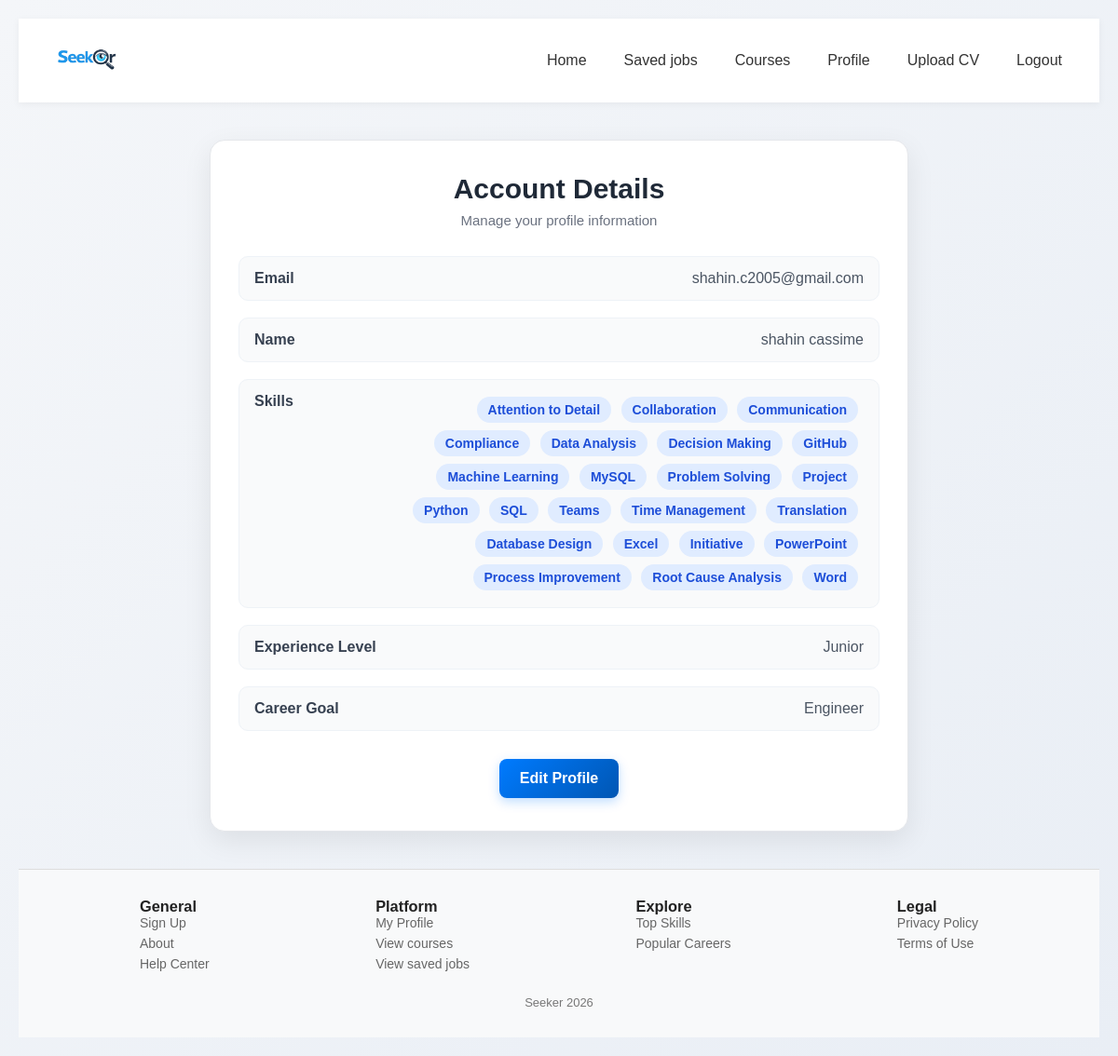
The page /account-page (signed in) on the database its author committed.
### app.py (models this page shows)
class User(db.Model): #user table
    __tablename__="user"
    id = db.Column(db.Integer, primary_key=True)
    email = db.Column(db.String(120), unique=True, nullable=False)
    password = db.Column(db.String(200), nullable=False)
    name = db.Column(db.String(100))
    experience_level=db.Column(db.String(100))
    career_goal= db.Column(db.String(100))
    skills = db.relationship("UserSkill",back_populates="user",cascade="all, delete-orphan")

class UserSkill(db.Model):  #user skill table
    __tablename__="user_skill"
    id = db.Column(db.Integer, primary_key=True)
    user_id=db.Column(db.Integer,db.ForeignKey("user.id"), nullable=False)
    skill_id = db.Column(db.Integer, db.ForeignKey("skill.id"), nullable=False)
    user = db.relationship("User", back_populates="skills")
    skill = db.relationship("Skill", back_populates="users")
    __table_args__ = (
        db.UniqueConstraint("user_id", "skill_id", name="unique_user_skill"),
    )

class Skill(db.Model):   #skill table
    __tablename__="skill"
    id = db.Column(db.Integer, primary_key=True)
    name = db.Column(db.String(120), unique=True, nullable=False)
    users = db.relationship("UserSkill",back_populates="skill",cascade="all, delete-orphan")

### app.py (the view)
@app.route('/account-page', methods=['GET'])
def account_page():
    if 'user' not in session:
        flash('Please login first', 'error')
        return redirect(url_for('login_page'))
    user = User.query.filter_by(email=session['user']).first()
    if not user:
        flash('User not found', 'error')
        return redirect(url_for('login_page'))
    return render_template('account_page.html', user=user)

### templates/account_page.html (shortened to what this page needs)
<!DOCTYPE html>
<html lang="en">
<head>
  <link rel="stylesheet" href="{{ url_for('static', filename='account_page.css') }}">
</head>
<body>
  {% include 'navbar.html' %}
  <div class="account-page">
    <div class="account-card">
      <h1>Account Details</h1>
      <p class="subtitle">Manage your profile information</p>
      <div class="account-info">
        <div class="info-row">
          <span class="label">Email</span>
          <span class="value">{{ user.email }}</span>
        </div>
        <div class="info-row">
          <span class="label">Name</span>
          <span class="value">{{ user.name }}</span>
        </div>
        <div class="info-row">
          <span class="label">Skills</span>
          <span class="value">
            {% for us in user.skills %}
              <span class="skill-badge">{{ us.skill.name }}</span>
            {% endfor %}
          </span>
        </div>
        <div class="info-row">
          <span class="label">Experience Level</span>
          <span class="value">{{ user.experience_level }}</span>
        </div>
        <div class="info-row">
          <span class="label">Career Goal</span>
          <span class="value">{{ user.career_goal }}</span>
        </div>
      </div>
      <div class="account-actions">
        <a href="{{ url_for('edit_account') }}" class="btn">Edit Profile</a>
      </div>
    </div>
  </div>
  {%include 'footer.html'%}
</body>
</html>

### templates/navbar.html
<nav class="navbar">
<link rel="stylesheet" href="{{ url_for('static', filename='navbar.css') }}">
<div class="nav-brand">
  <a href="{{ url_for('home_page') }}">
      <img src="{{ url_for('static', filename='logo.png') }}" alt="Seeker Logo" class="logo">
  </a>
</div>
    <ul class="nav-links">
      <li><a href="{{ url_for('home_page') }}" class="{% if request.endpoint == 'home_page' %}active{% endif %}">Home</a></li>
      {%if session.get('user')%}
      <li><a href="{{ url_for('saved_jobs') }}" class="{% if request.endpoint == 'saved_jobs' %}active{% endif %}">Saved jobs</a></li>
      {%endif%}
      <li><a href="{{ url_for('courses_page') }}" class="{% if request.endpoint == 'coureses' %}active{% endif %}">Courses</a></li>
      <li><a href="{{ url_for('account_page') }}" class="{% if request.endpoint == 'account' %}active{% endif %}">Profile</a></li>
      <li><a href="{{ url_for('upload_cv')}}" class ="{% if request.endpoint == 'upload_cv' %} active {% endif %}">Upload CV </a></li>
      {%if session.get('user')%}
      <li><a href="{{url_for('logout')}}"> Logout</a></li>
      {%else%}
      <li><a href="{{ url_for('login_page') }}" class="{% if request.endpoint == 'login_page' %}active{% endif %}">Login</a></li>
      {%endif%}
    </ul>
  </nav>

### templates/footer.html (shortened to what this page needs)
<head>
    <link rel="stylesheet" href="{{ url_for('static', filename='footer.css') }}">
</head>
<footer class="footer">
    <div class="footer-container">
    <div class="footer-column">
        <h3>General</h3>
        <a href="{{ url_for('signup_page') }}">Sign Up</a>
        <a href="{{ url_for('about_us') }}">About</a>
        <a href="{{ url_for('contact_us') }}">Help Center</a>
      </div>
      <div class="footer-column">
        <h3>Platform</h3>
        <ul>
            <a href="{{ url_for('account_page') }}">My Profile</a>
            <a href="{{ url_for('courses_page') }}">View courses</a>
            <a href="{{ url_for('saved_jobs') }}">View saved jobs</a>
        </ul>
      </div>
      <div class="footer-column">
        <h3>Explore</h3>
        <ul>
          <a>Top Skills</a>
          <a>Popular Careers</a>
        </ul>
      </div>
      <div class="footer-column">
        <h3>Legal</h3>
        <ul>
          <a>Privacy Policy</a>
          <a>Terms of Use</a>
        </ul>
      </div>
    </div>
    <div class="footer-bottom">
      <p>Seeker 2026</p>
    </div>
  </footer>

### static/account_page.css (style rules this page uses)
* { margin: 0; padding: 0; box-sizing: border-box; font-family: Arial, Helvetica, sans-serif; }
body { background: linear-gradient(135deg, #f4f6f9, #e9eef5); min-height: 100vh; padding: 20px; color: #222; }
.account-page { display: flex; justify-content: center; align-items: flex-start; margin-top: 40px; }
.account-card { width: 100%; max-width: 750px; background: #fff; border-radius: 16px; padding: 35px 30px; box-shadow: 0 10px 30px rgba(0, 0, 0, 0.08); border: 1px solid #e5e7eb; }
.account-card h1 { text-align: center; font-size: 30px; margin-bottom: 8px; color: #1f2937; }
.subtitle { text-align: center; color: #6b7280; margin-bottom: 30px; font-size: 15px; }
.account-info { display: flex; flex-direction: column; gap: 18px; }
.info-row { display: flex; justify-content: space-between; align-items: flex-start; gap: 20px; padding: 14px 16px; background-color: #f9fafb; border-radius: 10px; border: 1px solid #eef2f7; }
.label { font-weight: bold; color: #374151; min-width: 150px; }
.value { flex: 1; color: #4b5563; text-align: right; word-break: break-word; }
.skill-badge { display: inline-block; background-color: #e0ecff; color: #1d4ed8; padding: 6px 12px; margin: 4px 6px 4px 0; border-radius: 20px; font-size: 14px; font-weight: 600; }
.account-actions { text-align: center; margin-top: 30px; }
.btn { display: inline-block; padding: 12px 22px; background: linear-gradient(135deg, #007bff, #0056b3); color: white; text-decoration: none; border-radius: 8px; font-weight: bold; transition: 0.3s ease; box-shadow: 0 4px 12px rgba(0, 123, 255, 0.25); }

### static/navbar.css (style rules this page uses)
* { box-sizing: border-box; }
.navbar { background: white; padding: 15px 30px; display: flex; justify-content: space-between; align-items: center; box-shadow: 0 2px 8px rgba(0,0,0,0.05); position: sticky; top: 0; z-index: 1000; }
.nav-brand { display: flex; align-items: center; }
.logo { height: 60px; width: auto; display: block; }
.nav-links { list-style: none; display: flex; gap: 20px; margin: 0; padding: 0; }
.nav-links li a { text-decoration: none; color: #333; font-weight: 500; padding: 6px 10px; border-radius: 5px; transition: 0.2s ease; }

### static/footer.css (style rules this page uses)
.footer { background: #f8f9fa; padding: 30px 20px; margin-top: 40px; border-top: 1px solid #ddd; font-size: 14px; }
.footer-container { max-width: 900px; margin: auto; display: flex; justify-content: space-between; gap: 20px; }
.footer a { color: #666; display: block; margin-bottom: 6px; background: none; border: none; padding: 0; text-decoration: none; }
.footer-bottom { text-align: center; margin-top: 20px; color: #777; font-size: 13px; }

### rows shown on the page
User: email "shahin.c2005@gmail.com", name "shahin cassime", experience_level "Junior", career_goal "Engineer"
UserSkill: skill.name "Attention to Detail"
UserSkill: skill.name "Collaboration"
UserSkill: skill.name "Communication"
UserSkill: skill.name "Compliance"
UserSkill: skill.name "Data Analysis"
UserSkill: skill.name "Decision Making"
UserSkill: skill.name "GitHub"
UserSkill: skill.name "Machine Learning"
UserSkill: skill.name "MySQL"
UserSkill: skill.name "Problem Solving"
UserSkill: skill.name "Project"
UserSkill: skill.name "Python"
UserSkill: skill.name "SQL"
UserSkill: skill.name "Teams"
UserSkill: skill.name "Time Management"
UserSkill: skill.name "Translation"
UserSkill: skill.name "Database Design"
UserSkill: skill.name "Excel"
UserSkill: skill.name "Initiative"
UserSkill: skill.name "PowerPoint"
UserSkill: skill.name "Process Improvement"
UserSkill: skill.name "Root Cause Analysis"
UserSkill: skill.name "Word"
